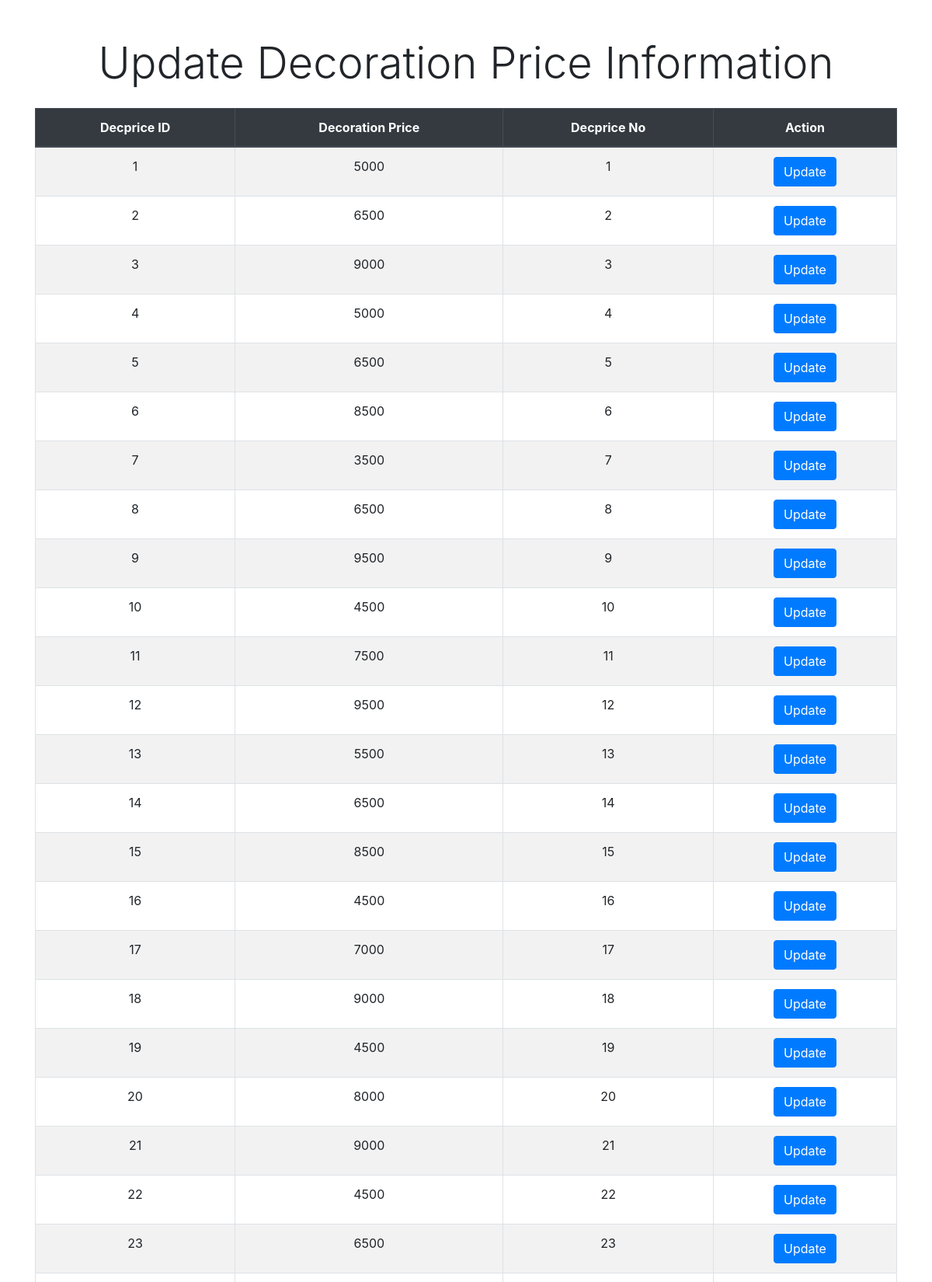
The page /Admin/client-update-dec-price.php (upper part) on the database its author committed.
### tables this page shows
CREATE TABLE `e_decprice` (
  `decprice_id` int(11) NOT NULL,
  `decprice` int(30) NOT NULL,
  `decprice_no` int(30) NOT NULL
);

### Admin/client-update-dec-price.php (the view, shortened to what this page needs)
<!DOCTYPE html>
<html lang="en">
<head>
    <link rel="stylesheet" href="https://stackpath.bootstrapcdn.com/bootstrap/4.5.2/css/bootstrap.min.css">
    <link rel="stylesheet" href="https://stackpath.bootstrapcdn.com/bootstrap/4.5.2/css/bootstrap-theme.min.css">
</head>
<body>
<div class="container">
    <h1 class="display-4 text-center mt-5 mb-4">Update Decoration Price Information</h1>
    <?php
    require "connection.php";
    $sql = "SELECT decprice_id, decprice, decprice_no FROM e_decprice";
    $result = mysqli_query($conn, $sql);
    if (mysqli_num_rows($result) > 0) {
        echo '<div class="table-responsive">';
        echo '<table class="table table-striped table-bordered">';
        echo '<thead class="thead-dark"><tr><th style="text-align: center;">Decprice ID</th><th style="text-align: center;">Decoration Price</th><th style="text-align: center;">Decprice No</th><th style="text-align: center;">Action</th></tr></thead>';
        echo '<tbody>';
        while ($row = mysqli_fetch_assoc($result)) {
            echo '<tr>';
            echo '<td style="text-align: center;">' . $row["decprice_id"] . '</td>';
            echo '<td style="text-align: center;">' . $row["decprice"] . '</td>';
            echo '<td style="text-align: center;">' . $row["decprice_no"] . '</td>';
            echo '<td style="text-align: center;"><a href="update.php?decprice_id=' . $row["decprice_id"] . '" class="btn btn-primary">Update</a></td>';
            echo '</tr>';
        }
        echo '</tbody></table>';
        echo '</div>';
    } else {
        echo '<p class="text-center">0 results</p>';
    }
    ?>
</div>
</body>
</html>

### rows shown on the page
e_decprice: decprice_id "1", decprice "5000", decprice_no "1"
e_decprice: decprice_id "2", decprice "6500", decprice_no "2"
e_decprice: decprice_id "3", decprice "9000", decprice_no "3"
e_decprice: decprice_id "4", decprice "5000", decprice_no "4"
e_decprice: decprice_id "5", decprice "6500", decprice_no "5"
e_decprice: decprice_id "6", decprice "8500", decprice_no "6"
e_decprice: decprice_id "7", decprice "3500", decprice_no "7"
e_decprice: decprice_id "8", decprice "6500", decprice_no "8"
e_decprice: decprice_id "9", decprice "9500", decprice_no "9"
e_decprice: decprice_id "10", decprice "4500", decprice_no "10"
e_decprice: decprice_id "11", decprice "7500", decprice_no "11"
e_decprice: decprice_id "12", decprice "9500", decprice_no "12"
e_decprice: decprice_id "13", decprice "5500", decprice_no "13"
e_decprice: decprice_id "14", decprice "6500", decprice_no "14"
e_decprice: decprice_id "15", decprice "8500", decprice_no "15"
e_decprice: decprice_id "16", decprice "4500", decprice_no "16"
e_decprice: decprice_id "17", decprice "7000", decprice_no "17"
e_decprice: decprice_id "18", decprice "9000", decprice_no "18"
e_decprice: decprice_id "19", decprice "4500", decprice_no "19"
e_decprice: decprice_id "20", decprice "8000", decprice_no "20"
e_decprice: decprice_id "21", decprice "9000", decprice_no "21"
e_decprice: decprice_id "22", decprice "4500", decprice_no "22"
e_decprice: decprice_id "23", decprice "6500", decprice_no "23"
